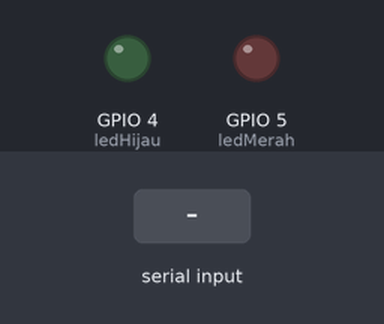
This sketch was run on a simulated ESP8266 (NodeMCU). On the bench: output pins drawn as LEDs (lit = HIGH). Inputs (shaded band) come from the test bench. WiFi joins after 1.5 s; servers stay silent unless stated; uploads are accepted with an empty reply; what the sketch prints to the serial monitor is not drawn.

Above: at 0.1 s.
At 0.6 s:
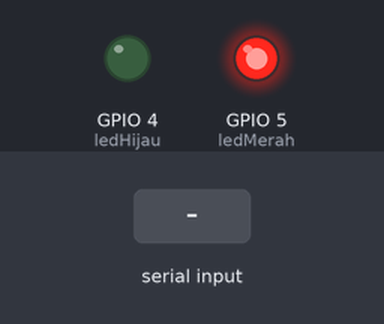
At 2.7 s:
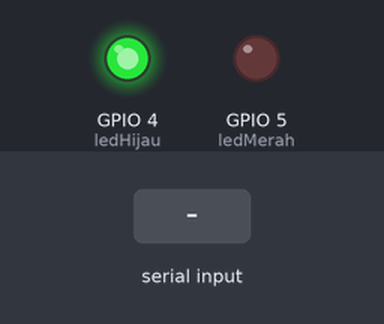
2.8 s: "1" received over the second serial link
Timing chart, 0 to 5.8 s (numbered marks = the images above; inputs shaded):
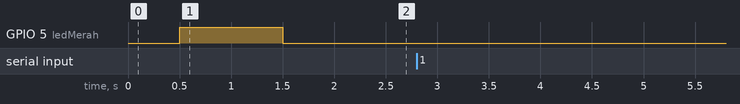

The sketch:

nodemcu.ino
```cpp
#include <SoftwareSerial.h>
//library wifi
#include <ESP8266HTTPClient.h>
#include <ESP8266WiFi.h>

//Network SSID
const char* ssid = "empty";
const char* password = "fajri1001";

//pengenal host (server) = IP Address komputer server
const char* host = "192.168.43.118";

SoftwareSerial node(14, 12); // RX, TX
unsigned long previousMillis = 0;
const long interval = 2000;
String dataMega = "";
String arrMega[2];
int indexMega = 0;
String debit1 = "";
String debit2 = "";
int ledMerah = 5;
int ledHijau = 4;
void setup() {
  Serial.begin(9600);
  pinMode(ledMerah, OUTPUT);
  pinMode(ledHijau, OUTPUT);
  node.begin(9600);

//  //setting koneksi wifi
  WiFi.mode(WIFI_STA);
  WiFi.hostname("NodeMCU");
  WiFi.begin(ssid, password);

  //cek koneksi wifi
  while(WiFi.status() != WL_CONNECTED)
  {
    //progress sedang mencari WiFi
    delay(500);
    Serial.print(".");
    digitalWrite(ledMerah, HIGH);
  }

  Serial.println("Wifi Connected");
  Serial.println("IP Address : ");
  Serial.println(WiFi.localIP());
  digitalWrite(ledMerah, LOW);
  digitalWrite(ledHijau, HIGH);

}

void loop() {
//  dataMega = "";
  dataMega = bacaDataMega();
  dataMega.trim();
  if(dataMega != ""){
    Serial.println(dataMega);
    for(int i = 0; i <= dataMega.length(); i++){
      char delimiter = '#';
      if(dataMega[i] != delimiter){
        arrMega[indexMega] += dataMega[i];
      }else{
        indexMega++;
      }
    }
    Serial.println(arrMega[0]);
    Serial.println(arrMega[1]);

    WiFiClient client;
    const int httpPort = 80;
    if(!client.connect(host, httpPort))
    {
      Serial.println("Connection Failed");
      return;
    }

    String Link;
    HTTPClient http;
    Link = "http://192.168.43.118/yosi/dataSensor.php?data1=" + arrMega[0] + "&data2=" + arrMega[1];
    http.begin(Link);

    int httpCode = http.GET();
    String payload = http.getString();
    if(payload != ""){
      Serial.println(payload);
    }
//    node.println(payload);
    http.end();
    delay(1000);
  }
  delay(2000);
    dataMega = "";
    arrMega[0] = "";
    arrMega[1] = "";
    indexMega = 0;
}


String bacaDataMega(){
  while(node.available() > 0) {
    dataMega += char(node.read());
  }

  return dataMega;
}
```

Measured:
- after the input at 2.8 s, every drawn part: stays the same
